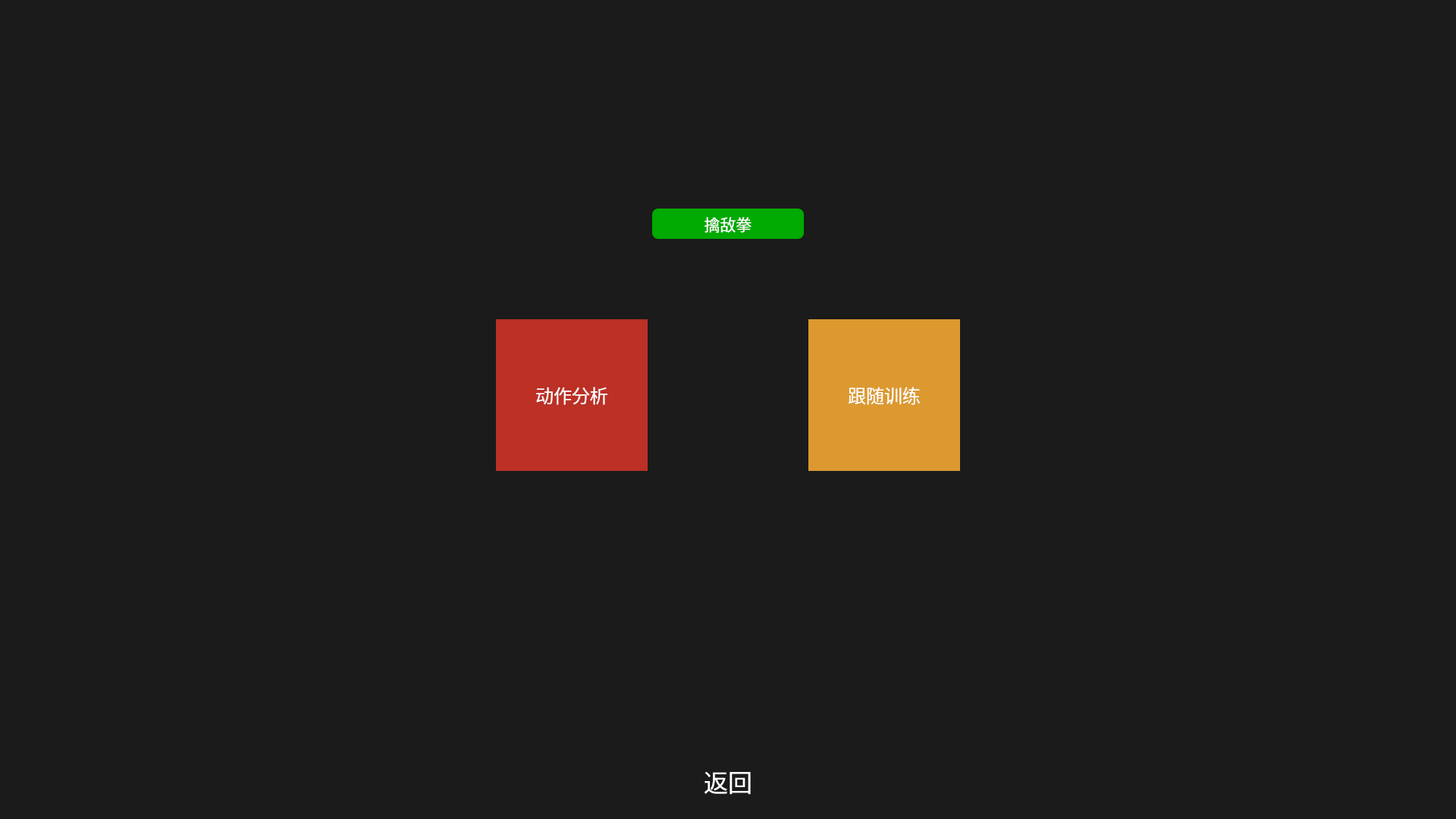
<?xml version="1.0" encoding="UTF-8"?>
<ui version="4.0">
 <class>Std_Train_Select</class>
 <widget class="QWidget" name="Std_Train_Select">
  <property name="geometry">
   <rect>
    <x>0</x>
    <y>0</y>
    <width>1920</width>
    <height>1080</height>
   </rect>
  </property>
  <property name="windowTitle">
   <string>Form</string>
  </property>
  <layout class="QGridLayout" name="gridLayout">
   <property name="leftMargin">
    <number>0</number>
   </property>
   <property name="topMargin">
    <number>0</number>
   </property>
   <property name="rightMargin">
    <number>0</number>
   </property>
   <property name="bottomMargin">
    <number>0</number>
   </property>
   <item row="0" column="0">
    <widget class="QFrame" name="base_frame">
     <property name="styleSheet">
      <string notr="true">QFrame{
background-color: rgb(27, 27, 27);
}

</string>
     </property>
     <property name="frameShape">
      <enum>QFrame::NoFrame</enum>
     </property>
     <property name="frameShadow">
      <enum>QFrame::Raised</enum>
     </property>
     <layout class="QVBoxLayout" name="verticalLayout">
      <property name="spacing">
       <number>0</number>
      </property>
      <property name="leftMargin">
       <number>0</number>
      </property>
      <property name="topMargin">
       <number>0</number>
      </property>
      <property name="rightMargin">
       <number>0</number>
      </property>
      <property name="bottomMargin">
       <number>0</number>
      </property>
      <item>
       <widget class="QFrame" name="sub_frame_1">
        <property name="frameShape">
         <enum>QFrame::NoFrame</enum>
        </property>
        <property name="frameShadow">
         <enum>QFrame::Raised</enum>
        </property>
        <layout class="QGridLayout" name="gridLayout_2">
         <item row="1" column="2">
          <widget class="QLabel" name="lab_name">
           <property name="minimumSize">
            <size>
             <width>200</width>
             <height>40</height>
            </size>
           </property>
           <property name="maximumSize">
            <size>
             <width>200</width>
             <height>40</height>
            </size>
           </property>
           <property name="font">
            <font>
             <family>微软雅黑</family>
             <pointsize>16</pointsize>
            </font>
           </property>
           <property name="styleSheet">
            <string notr="true">QLabel{
	color: rgb(255, 255, 255);
	background-color: rgb(0, 170, 0);
	border-radius: 8px;
}</string>
           </property>
           <property name="text">
            <string>擒敌拳</string>
           </property>
           <property name="alignment">
            <set>Qt::AlignCenter</set>
           </property>
          </widget>
         </item>
         <item row="4" column="1">
          <spacer name="verticalSpacer">
           <property name="orientation">
            <enum>Qt::Vertical</enum>
           </property>
           <property name="sizeType">
            <enum>QSizePolicy::Fixed</enum>
           </property>
           <property name="sizeHint" stdset="0">
            <size>
             <width>20</width>
             <height>350</height>
            </size>
           </property>
          </spacer>
         </item>
         <item row="0" column="2">
          <spacer name="verticalSpacer_2">
           <property name="orientation">
            <enum>Qt::Vertical</enum>
           </property>
           <property name="sizeHint" stdset="0">
            <size>
             <width>20</width>
             <height>40</height>
            </size>
           </property>
          </spacer>
         </item>
         <item row="3" column="4">
          <spacer name="horizontalSpacer_3">
           <property name="orientation">
            <enum>Qt::Horizontal</enum>
           </property>
           <property name="sizeHint" stdset="0">
            <size>
             <width>40</width>
             <height>20</height>
            </size>
           </property>
          </spacer>
         </item>
         <item row="3" column="3">
          <widget class="QToolButton" name="btn_ac_train">
           <property name="minimumSize">
            <size>
             <width>200</width>
             <height>200</height>
            </size>
           </property>
           <property name="maximumSize">
            <size>
             <width>200</width>
             <height>200</height>
            </size>
           </property>
           <property name="font">
            <font>
             <family>微软雅黑</family>
             <pointsize>18</pointsize>
            </font>
           </property>
           <property name="styleSheet">
            <string notr="true">QToolButton{
	color: rgb(255, 255, 255);
    padding:20px;
}

QToolButton:hover{
border:none;
background-color:rgb(250, 153, 47);
}

QToolButton{
border:none;
background-color:rgb(220, 153, 47);
}
</string>
           </property>
           <property name="text">
            <string>跟随训练</string>
           </property>
           <property name="icon">
            <iconset resource="../res.qrc">
             <normaloff>:/icons/figs/icon/跑步.png</normaloff>:/icons/figs/icon/跑步.png</iconset>
           </property>
           <property name="iconSize">
            <size>
             <width>100</width>
             <height>100</height>
            </size>
           </property>
           <property name="popupMode">
            <enum>QToolButton::InstantPopup</enum>
           </property>
           <property name="toolButtonStyle">
            <enum>Qt::ToolButtonTextUnderIcon</enum>
           </property>
          </widget>
         </item>
         <item row="3" column="0">
          <spacer name="horizontalSpacer_2">
           <property name="orientation">
            <enum>Qt::Horizontal</enum>
           </property>
           <property name="sizeHint" stdset="0">
            <size>
             <width>40</width>
             <height>20</height>
            </size>
           </property>
          </spacer>
         </item>
         <item row="3" column="1">
          <widget class="QToolButton" name="btn_ac_analysis">
           <property name="minimumSize">
            <size>
             <width>200</width>
             <height>200</height>
            </size>
           </property>
           <property name="maximumSize">
            <size>
             <width>200</width>
             <height>200</height>
            </size>
           </property>
           <property name="font">
            <font>
             <family>微软雅黑</family>
             <pointsize>18</pointsize>
            </font>
           </property>
           <property name="styleSheet">
            <string notr="true">QToolButton{
	color: rgb(255, 255, 255);
    padding:20px;
}

QToolButton:hover{
border:none;
background-color:rgb(218, 48, 37);
}

QToolButton{
border:none;
background-color:rgb(188, 48, 37);
}
</string>
           </property>
           <property name="text">
            <string>动作分析</string>
           </property>
           <property name="icon">
            <iconset resource="../res.qrc">
             <normaloff>:/icons/figs/icon/分析.png</normaloff>:/icons/figs/icon/分析.png</iconset>
           </property>
           <property name="iconSize">
            <size>
             <width>100</width>
             <height>100</height>
            </size>
           </property>
           <property name="popupMode">
            <enum>QToolButton::InstantPopup</enum>
           </property>
           <property name="toolButtonStyle">
            <enum>Qt::ToolButtonTextUnderIcon</enum>
           </property>
          </widget>
         </item>
         <item row="2" column="2">
          <spacer name="verticalSpacer_3">
           <property name="orientation">
            <enum>Qt::Vertical</enum>
           </property>
           <property name="sizeType">
            <enum>QSizePolicy::Fixed</enum>
           </property>
           <property name="sizeHint" stdset="0">
            <size>
             <width>20</width>
             <height>100</height>
            </size>
           </property>
          </spacer>
         </item>
        </layout>
       </widget>
      </item>
      <item>
       <widget class="QFrame" name="sub_frame_2">
        <property name="maximumSize">
         <size>
          <width>16777215</width>
          <height>150</height>
         </size>
        </property>
        <property name="sizeIncrement">
         <size>
          <width>0</width>
          <height>150</height>
         </size>
        </property>
        <property name="frameShape">
         <enum>QFrame::NoFrame</enum>
        </property>
        <property name="frameShadow">
         <enum>QFrame::Raised</enum>
        </property>
        <layout class="QHBoxLayout" name="horizontalLayout_3">
         <property name="spacing">
          <number>0</number>
         </property>
         <property name="leftMargin">
          <number>0</number>
         </property>
         <property name="topMargin">
          <number>0</number>
         </property>
         <property name="rightMargin">
          <number>0</number>
         </property>
         <property name="bottomMargin">
          <number>0</number>
         </property>
         <item>
          <spacer name="horizontalSpacer">
           <property name="orientation">
            <enum>Qt::Horizontal</enum>
           </property>
           <property name="sizeHint" stdset="0">
            <size>
             <width>40</width>
             <height>20</height>
            </size>
           </property>
          </spacer>
         </item>
         <item>
          <widget class="QPushButton" name="btn_back">
           <property name="minimumSize">
            <size>
             <width>200</width>
             <height>100</height>
            </size>
           </property>
           <property name="maximumSize">
            <size>
             <width>200</width>
             <height>100</height>
            </size>
           </property>
           <property name="font">
            <font>
             <family>微软雅黑</family>
             <pointsize>24</pointsize>
            </font>
           </property>
           <property name="styleSheet">
            <string notr="true">QPushButton{
border:none;
background-color: rgba(50, 50, 50,0);
	color: rgb(255, 255, 255);
}</string>
           </property>
           <property name="text">
            <string>返回</string>
           </property>
           <property name="icon">
            <iconset resource="../res.qrc">
             <normaloff>:/icons/figs/icon/返回.png</normaloff>:/icons/figs/icon/返回.png</iconset>
           </property>
           <property name="iconSize">
            <size>
             <width>45</width>
             <height>45</height>
            </size>
           </property>
          </widget>
         </item>
         <item>
          <spacer name="horizontalSpacer_4">
           <property name="orientation">
            <enum>Qt::Horizontal</enum>
           </property>
           <property name="sizeHint" stdset="0">
            <size>
             <width>40</width>
             <height>20</height>
            </size>
           </property>
          </spacer>
         </item>
        </layout>
       </widget>
      </item>
     </layout>
    </widget>
   </item>
  </layout>
 </widget>
 <resources>
  <include location="../res.qrc"/>
 </resources>
 <connections/>
</ui>
